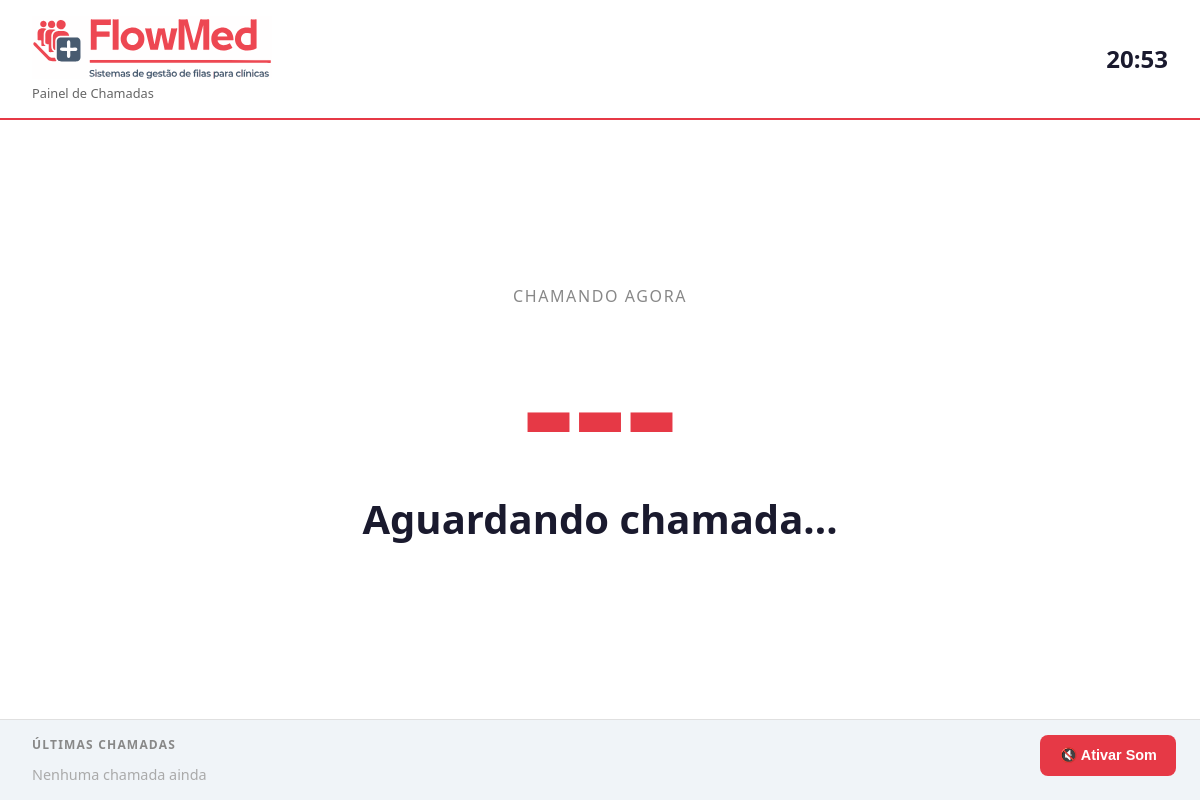
Page /tv/ on the earlier database version.
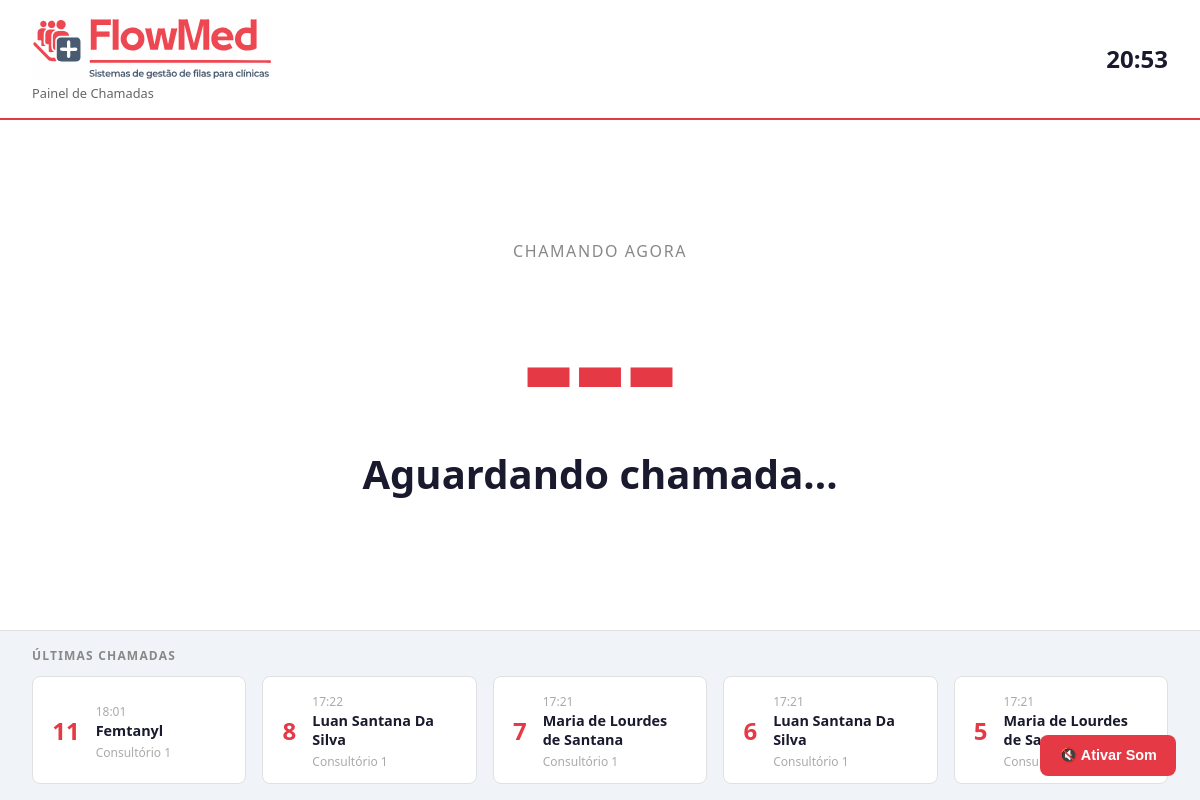
Same page on the later database version.
### atendimento_app/models.py (models this page shows, shortened)
class Senha(models.Model):
    TIPO_SERVICO_CHOICES = [
        ('consulta', 'Consulta'),
        ('exame', 'Exame'),
        ('retorno', 'Retorno'),
    ]
    PRIORIDADE_CHOICES=[
        ('minima', 'Minima'),
        ('baixa', 'Baixa'),
        ('media', 'Media'),
        ('alta', 'Alta'),
        ('maxima', 'Maxima')
    ]
    STATUS_CHOICES =[
        ('aguardando_recepcao', 'Aguardando Recepção'),
        ('aguardando_consultorio', 'Aguardando Consultório'),
        ('chamado', 'Chamado'),
        ('atendido', 'Atendido'),
        ('cancelado', 'Cancelado'),
    ]
    nome_paciente = models.CharField(max_length=100, unique=False)
    consultorio = models.ForeignKey(Consultorio, on_delete=models.SET_NULL, null=True, blank=True)
    numero = models.PositiveBigIntegerField(unique=True, editable=False)
    tipo_servico = models.CharField(max_length=20, choices=TIPO_SERVICO_CHOICES)
    prioridade = models.CharField(max_length=20, choices=PRIORIDADE_CHOICES, default='media')
    status = models.CharField(max_length=30, choices=STATUS_CHOICES, default='aguardando_recepcao')
    criado_em = models.DateTimeField(auto_now_add=True)
    chamado_recepcao = models.DateTimeField(null=True,blank=True)
    chamado_consultorio = models.DateTimeField(null=True,blank=True)
    finalizado_em= models.DateTimeField(null=True, blank=True)
    class Meta:
        verbose_name = 'Senha'
        verbose_name_plural = 'Senhas'
        ordering = ['-prioridade', 'criado_em']

class Consultorio(models.Model):
    nome = models.CharField(max_length=50)
    profissional = models.ForeignKey(User, on_delete=models.SET_NULL,null=True, blank=True)
    ativo = models.BooleanField(default=True)
    class Meta:
            verbose_name = 'Consultório'
            verbose_name_plural = 'Consultórios'
            ordering = ['nome']
    def __str__(self):
        return self.nome

### atendimento_app/views.py (the view)
# urls.py: path('tv/', views.painel_tv, name='painel_tv'),
def painel_tv(request):
    ultimas_chamadas = Senha.objects.filter(
        status__in=['chamado', 'atendido']
    ).order_by('-chamado_consultorio')[:5]
    contexto = {
        'ultimas_chamadas': ultimas_chamadas,
    }
    return render(request, 'painel_tv.html', contexto)

### atendimento_app/templates/painel_tv.html (shortened to what this page needs)
{% load static %}
<!DOCTYPE html>
<html lang="pt-br">
<head>
  <link rel="stylesheet" href="{% static 'css/painel_tv.css' %}">
</head>
<body>
  <button id="btn-som" onclick="ativarSom()" class="btn-som-fixo">
  🔇 Ativar Som
</button>
<header>
  <div class="header-left">
    <div>
      <img src="{% static 'images/FlowMedRed.svg' %}" alt="FlowMed" width=240" >
      <small>Painel de Chamadas</small>
    </div>
  </div>
  <div class="hora" id="hora">--:--</div>
</header>
<div class="chamada-atual">
  <small>Chamando agora</small>
  <div class="numero-destaque" id="numero">---</div>
  <div class="nome-destaque" id="nome">Aguardando chamada...</div>
</div>
<div class="historico">
  <h2>Últimas chamadas</h2>
  <div class="historico-lista" id="historico-lista">
    {% for senha in ultimas_chamadas %}
    <div class="historico-item">
      <div class="num">{{ senha.numero }}</div>
      <div class="info">
        <small>{{ senha.chamado_consultorio|time:"H:i" }}</small>
        <strong>{{ senha.nome_paciente }}</strong>
        <small>{{ senha.consultorio }}</small>
      </div>
    </div>
    {% empty %}
    <p style="color: #aaa; font-size: 0.9rem;">Nenhuma chamada ainda</p>
    {% endfor %}
  </div>
</div>
</body>
</html>

Differences in the rows shown:
added Senha: numero "11", chamado_consultorio "18:01", nome_paciente "Femtanyl", consultorio "Consultório 1"
added Senha: numero "8", chamado_consultorio "17:22", nome_paciente "Luan Santana Da Silva", consultorio "Consultório 1"
added Senha: numero "7", chamado_consultorio "17:21", nome_paciente "Maria de Lourdes de Santana", consultorio "Consultório 1"
added Senha: numero "6", chamado_consultorio "17:21", nome_paciente "Luan Santana Da Silva", consultorio "Consultório 1"
added Senha: numero "5", chamado_consultorio "17:21", nome_paciente "Maria de Lourdes de…", consultorio "Consultório…"
Other differences:
text no longer shown: "Nenhuma chamada ainda"
